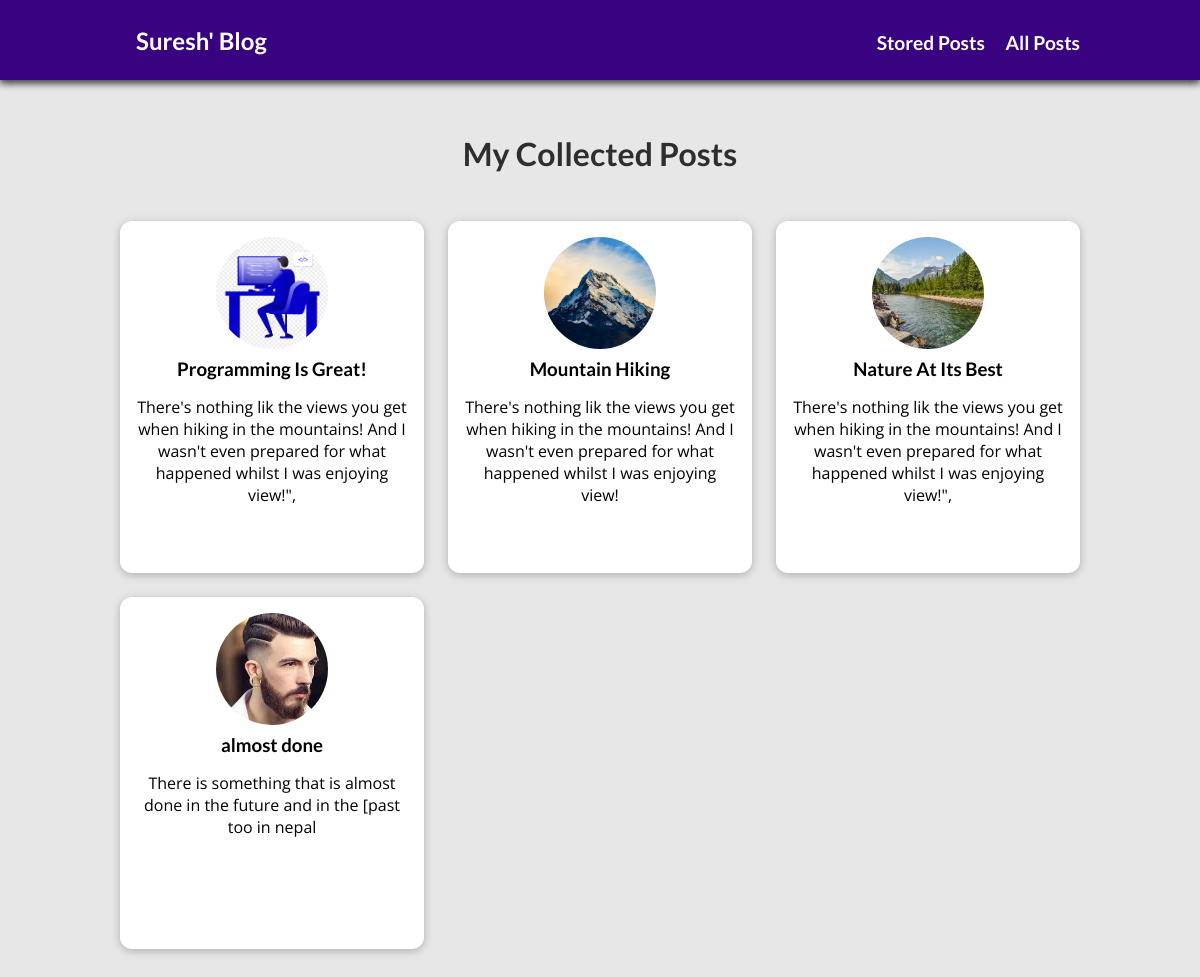
The page /posts on the database its author committed.
### blog/models.py (models this page shows, shortened)
class Post(models.Model):
    title = models.CharField(max_length=150)
    excerpt = models.CharField(max_length=200)
    image = models.ImageField(upload_to="posts", null=True)
    date = models.DateField(auto_now=True)
    slug = models.SlugField(unique=True, db_index=True)
    content = models.TextField(validators=[MinLengthValidator(10)])
    author = models.ForeignKey(
        Author, on_delete=models.SET_NULL, null=True, related_name="posts"
    )
    tags = models.ManyToManyField(Tag)

### blog/views.py (the view)
# urls.py: path("posts", views.AllPostsView.as_view(), name="posts-page"),
class AllPostsView(ListView):
    template_name = "blog/all-posts.html"
    model = Post
    ordering = ["-date"]
    context_object_name = "all_posts"

### blog/templates/blog/all-posts.html (shortened to what this page needs)
{% include 'base.html' %}
{% load static %}
{% block css_files %}
<link rel="stylesheet" href="{% static "blog/post.css" %}" />
<link rel="stylesheet" href="{% static "blog/all-posts.css" %}" />
{% endblock %}
{% block content %}
<section id="all-posts">
    <h2>My Collected Posts</h2>
    <ul>
        {% for post in all_posts %}
       {% include "blog/includes/post.html" %}
       {% endfor %}
    </ul>
</section>
{% endblock %}

### templates/base.html (shortened to what this page needs)
{% load static %}
<!DOCTYPE html>
<html lang="en">
  <head>
    <link rel="stylesheet" href="{% static "app.css" %}"/>
  </head>
  <body>
    {% block content %}
    <header id="main-navigation">
<h1><a href="{% url 'starting-page' %}">Suresh' Blog</a><h1>
    <nav>
        <a href="{% url 'read-later' %}">Stored Posts</a>
        <a href="{% url 'posts-page' %}">All Posts</a>
    </nav>
</header>
    {% endblock %}
  </body>
</html>

### blog/templates/blog/includes/post.html
{% include "base.html" %}
<li>
            <article class="post">
                <a href="{% url "post-detail-page" post.slug %}">
                    <img src="{{ post.image.url }}" alt="{{ post.title }}"/>
                    <div class="post__content">
                        <h3>{{ post.title }}</h3>
                        <p>
                            {{ post.excerpt }}
                        </p>
                    </div>
                </a>
            </article>
        </li>

### static/app.css (style rules this page uses)
* { box-sizing: border-box; }
html { font-family: 'Open Sans', 'Lato', sans-serif; }
body { margin: 0; }
h1, h2, h3 { font-family: 'Lato', sans-serif; font-weight: bold; }
#main-navigation { width: 100%; height: 5rem; display: flex; justify-content: space-between; align-items: center; padding: 0 10%; position: absolute; top: 0; left: 0; }
#main-navigation a { text-decoration: none; color: white; font-weight: bold; margin-left: 1rem; }
#main-navigation nav a { color: white; font-size: 1.2rem; font-weight: bold; text-decoration: none; text-align: center; }

### blog/static/blog/post.css (style rules this page uses)
.post { display: flex; flex-direction: column; align-items: center; text-align: center; }
.post a { text-decoration: none; color: black; transition: all 0.2s ease; padding: 1rem; }
.post img { width: 5rem; height: 5rem; object-fit: cover; border-radius: 50%; }
.post h3 { margin: 0.25rem 0; }

### blog/static/blog/all-posts.css (style rules this page uses)
body { background-color: #e7e7e7; }
#main-navigation { background-color: #390281; box-shadow: 0 2px 8px rgba(0, 0, 0, 0.25); }
#all-posts { margin: 7rem auto; width: 90%; max-width: 60rem; }
#all-posts h2 { text-align: center; font-size: 2rem; color: #2e2e2e; margin: 3rem 0; }
ul { list-style: none; margin: 0; padding: 0; display: grid; grid-template-columns: repeat(auto-fill, minmax(17rem, 1fr)); gap: 1.5rem; }
.post img { width: 7rem; height: 7rem; }
.post a { height: 22rem; transform-origin: center; box-shadow: 0 2px 8px rgba(0, 0, 0, 0.25); border-radius: 12px; background-color: white; }

### rows shown on the page
Post: image (picture), title "Programming Is Great!", excerpt "There's nothing lik the views you get when hiking in the mountains! And I wasn't even prepared for what happened whilst I was enjoying view!\","
Post: image (picture), title "Mountain Hiking", excerpt "There's nothing lik the views you get when hiking in the mountains! And I wasn't even prepared for what happened whilst I was enjoying view!"
Post: image (picture), title "Nature At Its Best", excerpt "There's nothing lik the views you get when hiking in the mountains! And I wasn't even prepared for what happened whilst I was enjoying view!\","
Post: image (picture), title "almost done", excerpt "There is something that is almost done in the future and in the [past too in nepal"
